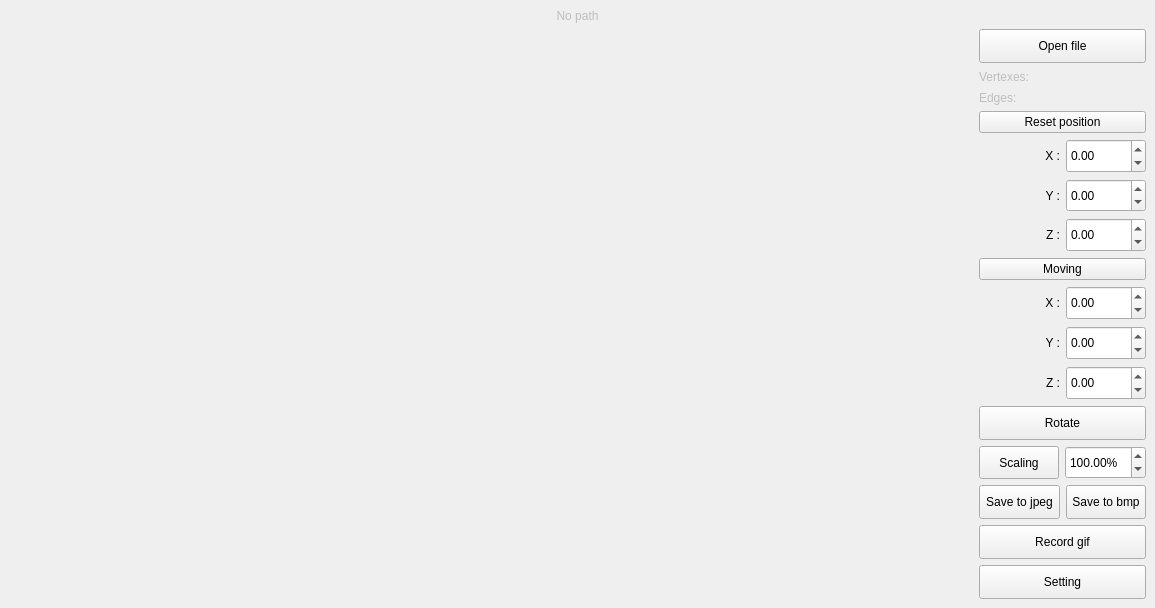
<?xml version="1.0" encoding="UTF-8"?>
<ui version="4.0">
 <class>MainWindow</class>
 <widget class="QMainWindow" name="MainWindow">
  <property name="geometry">
   <rect>
    <x>0</x>
    <y>0</y>
    <width>1155</width>
    <height>608</height>
   </rect>
  </property>
  <property name="windowTitle">
   <string>MainWindow</string>
  </property>
  <widget class="QWidget" name="centralwidget">
   <layout class="QVBoxLayout" name="verticalLayout_2">
    <item>
     <widget class="QLabel" name="label_path">
      <property name="enabled">
       <bool>false</bool>
      </property>
      <property name="maximumSize">
       <size>
        <width>16777215</width>
        <height>15</height>
       </size>
      </property>
      <property name="text">
       <string>No path</string>
      </property>
      <property name="alignment">
       <set>Qt::AlignCenter</set>
      </property>
     </widget>
    </item>
    <item>
     <layout class="QGridLayout" name="gridLayout">
      <item row="0" column="0">
       <widget class="GLController" name="widget" native="true">
        <property name="sizePolicy">
         <sizepolicy hsizetype="Expanding" vsizetype="Expanding">
          <horstretch>0</horstretch>
          <verstretch>0</verstretch>
         </sizepolicy>
        </property>
       </widget>
      </item>
      <item row="0" column="2">
       <layout class="QVBoxLayout" name="verticalLayout">
        <property name="sizeConstraint">
         <enum>QLayout::SetDefaultConstraint</enum>
        </property>
        <property name="leftMargin">
         <number>0</number>
        </property>
        <item>
         <widget class="QPushButton" name="button_open_path">
          <property name="sizePolicy">
           <sizepolicy hsizetype="Minimum" vsizetype="Minimum">
            <horstretch>0</horstretch>
            <verstretch>0</verstretch>
           </sizepolicy>
          </property>
          <property name="text">
           <string>Open file</string>
          </property>
         </widget>
        </item>
        <item>
         <widget class="QLabel" name="label_vertexes">
          <property name="enabled">
           <bool>false</bool>
          </property>
          <property name="maximumSize">
           <size>
            <width>16777215</width>
            <height>15</height>
           </size>
          </property>
          <property name="text">
           <string>Vertexes: </string>
          </property>
         </widget>
        </item>
        <item>
         <widget class="QLabel" name="label_edges">
          <property name="enabled">
           <bool>false</bool>
          </property>
          <property name="maximumSize">
           <size>
            <width>16777215</width>
            <height>15</height>
           </size>
          </property>
          <property name="text">
           <string>Edges:</string>
          </property>
         </widget>
        </item>
        <item>
         <widget class="QPushButton" name="button_reset_position">
          <property name="text">
           <string>Reset position</string>
          </property>
         </widget>
        </item>
        <item>
         <layout class="QHBoxLayout" name="horizontalLayout_2">
          <item>
           <widget class="QLabel" name="label_translate_x">
            <property name="maximumSize">
             <size>
              <width>123123</width>
              <height>16777215</height>
             </size>
            </property>
            <property name="text">
             <string>X :</string>
            </property>
            <property name="alignment">
             <set>Qt::AlignRight|Qt::AlignTrailing|Qt::AlignVCenter</set>
            </property>
           </widget>
          </item>
          <item>
           <widget class="QDoubleSpinBox" name="moving_x">
            <property name="sizePolicy">
             <sizepolicy hsizetype="Minimum" vsizetype="Minimum">
              <horstretch>0</horstretch>
              <verstretch>0</verstretch>
             </sizepolicy>
            </property>
            <property name="minimum">
             <double>-2.000000000000000</double>
            </property>
            <property name="maximum">
             <double>2.000000000000000</double>
            </property>
            <property name="singleStep">
             <double>0.100000000000000</double>
            </property>
           </widget>
          </item>
         </layout>
        </item>
        <item>
         <layout class="QHBoxLayout" name="horizontalLayout_3">
          <item>
           <widget class="QLabel" name="label_translate_y">
            <property name="text">
             <string>Y :</string>
            </property>
            <property name="alignment">
             <set>Qt::AlignRight|Qt::AlignTrailing|Qt::AlignVCenter</set>
            </property>
           </widget>
          </item>
          <item>
           <widget class="QDoubleSpinBox" name="moving_y">
            <property name="sizePolicy">
             <sizepolicy hsizetype="Minimum" vsizetype="Minimum">
              <horstretch>0</horstretch>
              <verstretch>0</verstretch>
             </sizepolicy>
            </property>
            <property name="minimum">
             <double>-2.000000000000000</double>
            </property>
            <property name="maximum">
             <double>2.000000000000000</double>
            </property>
            <property name="singleStep">
             <double>0.100000000000000</double>
            </property>
           </widget>
          </item>
         </layout>
        </item>
        <item>
         <layout class="QHBoxLayout" name="horizontalLayout_4">
          <item>
           <widget class="QLabel" name="label_translate_z">
            <property name="text">
             <string>Z :</string>
            </property>
            <property name="alignment">
             <set>Qt::AlignRight|Qt::AlignTrailing|Qt::AlignVCenter</set>
            </property>
           </widget>
          </item>
          <item>
           <widget class="QDoubleSpinBox" name="moving_z">
            <property name="sizePolicy">
             <sizepolicy hsizetype="Minimum" vsizetype="Minimum">
              <horstretch>0</horstretch>
              <verstretch>0</verstretch>
             </sizepolicy>
            </property>
            <property name="minimum">
             <double>-2.000000000000000</double>
            </property>
            <property name="maximum">
             <double>2.000000000000000</double>
            </property>
            <property name="singleStep">
             <double>0.100000000000000</double>
            </property>
           </widget>
          </item>
         </layout>
        </item>
        <item>
         <widget class="QPushButton" name="button_moving">
          <property name="text">
           <string>Moving</string>
          </property>
         </widget>
        </item>
        <item>
         <layout class="QHBoxLayout" name="horizontalLayout_5">
          <item>
           <widget class="QLabel" name="label_rotate_x">
            <property name="text">
             <string>X :</string>
            </property>
            <property name="alignment">
             <set>Qt::AlignRight|Qt::AlignTrailing|Qt::AlignVCenter</set>
            </property>
           </widget>
          </item>
          <item>
           <widget class="QDoubleSpinBox" name="rotate_x">
            <property name="sizePolicy">
             <sizepolicy hsizetype="Minimum" vsizetype="Minimum">
              <horstretch>0</horstretch>
              <verstretch>0</verstretch>
             </sizepolicy>
            </property>
            <property name="minimum">
             <double>-100.000000000000000</double>
            </property>
            <property name="maximum">
             <double>100.000000000000000</double>
            </property>
            <property name="singleStep">
             <double>0.100000000000000</double>
            </property>
           </widget>
          </item>
         </layout>
        </item>
        <item>
         <layout class="QHBoxLayout" name="horizontalLayout_6">
          <item>
           <widget class="QLabel" name="label_rotate_y">
            <property name="text">
             <string>Y :</string>
            </property>
            <property name="alignment">
             <set>Qt::AlignRight|Qt::AlignTrailing|Qt::AlignVCenter</set>
            </property>
           </widget>
          </item>
          <item>
           <widget class="QDoubleSpinBox" name="rotate_y">
            <property name="sizePolicy">
             <sizepolicy hsizetype="Minimum" vsizetype="Minimum">
              <horstretch>0</horstretch>
              <verstretch>0</verstretch>
             </sizepolicy>
            </property>
            <property name="minimum">
             <double>-100.000000000000000</double>
            </property>
            <property name="maximum">
             <double>100.000000000000000</double>
            </property>
            <property name="singleStep">
             <double>0.100000000000000</double>
            </property>
           </widget>
          </item>
         </layout>
        </item>
        <item>
         <layout class="QHBoxLayout" name="horizontalLayout_7">
          <item>
           <widget class="QLabel" name="label_rotate_z">
            <property name="text">
             <string>Z :</string>
            </property>
            <property name="alignment">
             <set>Qt::AlignRight|Qt::AlignTrailing|Qt::AlignVCenter</set>
            </property>
           </widget>
          </item>
          <item>
           <widget class="QDoubleSpinBox" name="rotate_z">
            <property name="sizePolicy">
             <sizepolicy hsizetype="Minimum" vsizetype="Minimum">
              <horstretch>0</horstretch>
              <verstretch>0</verstretch>
             </sizepolicy>
            </property>
            <property name="minimum">
             <double>-100.000000000000000</double>
            </property>
            <property name="maximum">
             <double>100.000000000000000</double>
            </property>
            <property name="singleStep">
             <double>0.100000000000000</double>
            </property>
           </widget>
          </item>
         </layout>
        </item>
        <item>
         <widget class="QPushButton" name="button_rotate">
          <property name="sizePolicy">
           <sizepolicy hsizetype="Minimum" vsizetype="Minimum">
            <horstretch>0</horstretch>
            <verstretch>0</verstretch>
           </sizepolicy>
          </property>
          <property name="text">
           <string>Rotate</string>
          </property>
         </widget>
        </item>
        <item>
         <layout class="QHBoxLayout" name="horizontalLayout_8">
          <item>
           <widget class="QPushButton" name="button_scaling">
            <property name="sizePolicy">
             <sizepolicy hsizetype="Minimum" vsizetype="Minimum">
              <horstretch>0</horstretch>
              <verstretch>0</verstretch>
             </sizepolicy>
            </property>
            <property name="text">
             <string>Scaling</string>
            </property>
           </widget>
          </item>
          <item>
           <widget class="QDoubleSpinBox" name="scaling">
            <property name="sizePolicy">
             <sizepolicy hsizetype="Minimum" vsizetype="Minimum">
              <horstretch>0</horstretch>
              <verstretch>0</verstretch>
             </sizepolicy>
            </property>
            <property name="suffix">
             <string>%</string>
            </property>
            <property name="minimum">
             <double>0.010000000000000</double>
            </property>
            <property name="maximum">
             <double>1000.000000000000000</double>
            </property>
            <property name="value">
             <double>100.000000000000000</double>
            </property>
           </widget>
          </item>
         </layout>
        </item>
        <item>
         <layout class="QHBoxLayout" name="horizontalLayout_9">
          <item>
           <widget class="QPushButton" name="button_jpeg">
            <property name="sizePolicy">
             <sizepolicy hsizetype="Minimum" vsizetype="Minimum">
              <horstretch>0</horstretch>
              <verstretch>0</verstretch>
             </sizepolicy>
            </property>
            <property name="minimumSize">
             <size>
              <width>0</width>
              <height>0</height>
             </size>
            </property>
            <property name="maximumSize">
             <size>
              <width>16777215</width>
              <height>16777215</height>
             </size>
            </property>
            <property name="text">
             <string>Save to jpeg</string>
            </property>
           </widget>
          </item>
          <item>
           <widget class="QPushButton" name="button_bmp">
            <property name="sizePolicy">
             <sizepolicy hsizetype="Minimum" vsizetype="Minimum">
              <horstretch>0</horstretch>
              <verstretch>0</verstretch>
             </sizepolicy>
            </property>
            <property name="minimumSize">
             <size>
              <width>0</width>
              <height>0</height>
             </size>
            </property>
            <property name="text">
             <string>Save to bmp</string>
            </property>
           </widget>
          </item>
         </layout>
        </item>
        <item>
         <widget class="QPushButton" name="button_gif">
          <property name="sizePolicy">
           <sizepolicy hsizetype="Minimum" vsizetype="Minimum">
            <horstretch>0</horstretch>
            <verstretch>0</verstretch>
           </sizepolicy>
          </property>
          <property name="text">
           <string>Record gif</string>
          </property>
         </widget>
        </item>
        <item>
         <widget class="QPushButton" name="button_setting">
          <property name="sizePolicy">
           <sizepolicy hsizetype="Minimum" vsizetype="Minimum">
            <horstretch>0</horstretch>
            <verstretch>0</verstretch>
           </sizepolicy>
          </property>
          <property name="text">
           <string>Setting</string>
          </property>
         </widget>
        </item>
       </layout>
      </item>
     </layout>
    </item>
   </layout>
  </widget>
  <action name="actionClose">
   <property name="text">
    <string>Close</string>
   </property>
  </action>
 </widget>
 <customwidgets>
  <customwidget>
   <class>GLController</class>
   <extends>QWidget</extends>
   <header location="global">gl_controller.h</header>
   <container>1</container>
  </customwidget>
 </customwidgets>
 <resources/>
 <connections/>
</ui>
